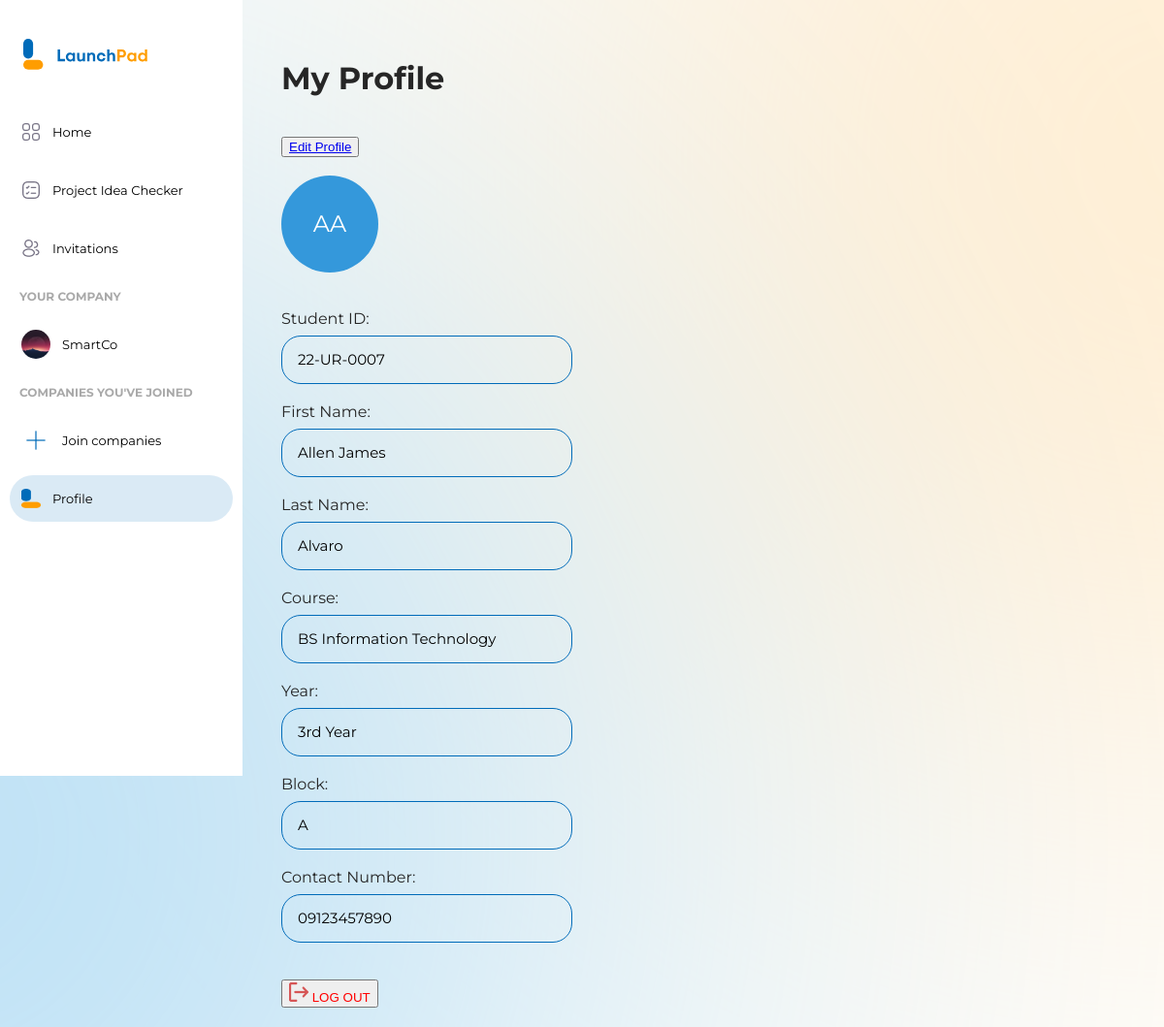
The page /profile.php (signed in) on the database its author committed.
### tables this page shows
CREATE TABLE `company_registration` (
  `Company_ID` int(11) NOT NULL,
  `Student_ID` varchar(20) NOT NULL,
  `Company_name` varchar(100) NOT NULL,
  `Company_logo` varchar(100) NOT NULL,
  `Company_description` text NOT NULL,
  `Registration_date` datetime NOT NULL
);

CREATE TABLE `student_registration` (
  `Student_ID` varchar(50) NOT NULL,
  `Student_fname` varchar(100) NOT NULL,
  `Student_lname` varchar(100) NOT NULL,
  `Student_email` varchar(100) NOT NULL,
  `Student_password` varchar(255) NOT NULL,
  `Course` varchar(255) NOT NULL,
  `Year` varchar(20) NOT NULL,
  `Block` varchar(20) NOT NULL,
  `Student_contactno` varchar(255) NOT NULL
);

### profile.php (the view, shortened to what this page needs)
<?php
require "config.php";
$userEmail = $_SESSION["email"];
$checkCompanyQuery = "SELECT c.*, s.Student_ID
                      FROM company_registration c
                      INNER JOIN student_registration s ON c.Student_ID = s.Student_ID
                      WHERE s.Student_email = '$userEmail'";
$resultCompany = mysqli_query($conn, $checkCompanyQuery);
$hasCompany = mysqli_num_rows($resultCompany) > 0;
$companyName = "";
$companyLogo = "";
if ($hasCompany) {
    $row = mysqli_fetch_assoc($resultCompany);
    $companyName = $row["Company_name"];
    $companyLogo = $row["Company_logo"];
}
?>
<!DOCTYPE html>
<html lang="en">
<head>
    <link rel="stylesheet" href="css/navbar.css">
    <link rel="stylesheet" href="css/profile.css">
</head>
<body>
<aside class="sidebar">
            <header class="sidebar-header">
                <img src="\launchpad\images\logo-text.svg" class="logo-img">
            </header>
            <nav>
                <a href="index.php" >
                <button>
                    <span>
                        <i ><img src="\launchpad\images\home-icon.png" alt="home-logo" class="logo-ic"></i>
                        <span>Home</span>
                    </span>
                </button>
            </a>
            <a href="project-idea-checker.php">
                <button>
                    <span>
                        <i ><img src="\launchpad\images\project-checker-icon.png" alt="home-logo" class="logo-ic"></i>
                        <span>Project Idea Checker</span>
                    </span>
                </button>
    </a>
    <a href="invitations.php">
                <button>
                    <span>
                        <i ><img src="\launchpad\images\invitation-icon.png" alt="home-logo" class="logo-ic"></i>
                        <span>Invitations</span>
                    </span>
                </button>
    </a>
                <p class="divider-company">YOUR COMPANY</p>
                <a href="<?php echo $hasCompany ? 'company.php' : 'create-company.php'; ?>">
        <button>
            <span class="<?php echo $hasCompany ? 'btn-company-created' : 'btn-create-company'; ?>">
                <div class="circle-avatar">
                    <?php if ($hasCompany && !empty($companyLogo)): ?>
                        <img src="\launchpad\<?php echo $companyLogo; ?>" alt="Company Logo" class="img-company">
                    <?php else: ?>
                        <img src="\launchpad\images\join-company-icon.png" alt="Join Company Icon">
                    <?php endif; ?>
                </div>
                <span class="create-company-text">
                    <?php echo $hasCompany ? $companyName : 'Create your company'; ?>
                </span>
            </span>
        </button>
    </a>
                <p class="divider-company">COMPANIES YOU'VE JOINED</p>
                <a href="#">
                <button>
                    <span  class="btn-join-company">
                        <i > <div class="circle-avatar">
                            <img src="\launchpad\images\join-company-icon.png" alt="">
                        </div></i>
                        <span class="join-company-text">Join companies</span>
                    </span>
                </button>
                </a>
<a href="#" class="active">
                <button>
                    <span>
                        <img src="logo.png" alt="">
                        <span>Profile</span>
                    </span>
                </button>
</a>
            </nav>
        </aside>
    <?php
        $email = $_SESSION['email'];
        $select_user_info = "SELECT * FROM student_registration WHERE Student_email='$email'";
        $result_user_info = mysqli_query($conn, $select_user_info);
        if ($result_user_info) {
            if (mysqli_num_rows($result_user_info) > 0) {
                $row = mysqli_fetch_assoc($result_user_info);
                $stud_id = $row['Student_ID'];
                $fname = $row['Student_fname'];
                $lname = $row['Student_lname'];
                $course = $row['Course'];
                $year = $row['Year'];
                $block = $row['Block'];
                $contactNo = $row['Student_contactno'];
            }
        }
    ?>
    <div class="content">
        <header>
            <h1>My Profile</h1><br>
            <button class="buttonEdit"><a href="edit_profile.php">Edit Profile</a></button><br><br>
        </header>
        <div class="form-container">
            <div class="avatar" id="initialsAvatar"></div><br><br>
            <form action="" method="post">
                <label for="studentid">Student ID:</label>
                <input type="text" id="studentid" name="studentid" value="<?php echo $stud_id?>" required readonly><br>
                <label for="student_fname">First Name:</label>
                <input type="text" id="student_fname" name="student_fname" value="<?php echo $fname?>" required readonly><br>
                <label for="student_lname">Last Name:</label>
                <input type="text" id="student_lname" name="student_lname" value="<?php echo $lname?>" required readonly><br>
                <label for="course">Course:</label>
                <input type="text" id="course" name="course" value="<?php echo $course?>" required readonly> <br>
                <label for="year">Year:</label>
                <input type="text" id="year" name="year" value="<?php echo $year?>" required readonly><br>
                <label for="block">Block:</label>
                <input type="text" id="block" name="block" value="<?php echo $block?>" required readonly><br>
                <label for="student_contactno">Contact Number:</label>
                <input type="tel" id="student_contactno" name="student_contactno" value="<?php echo $contactNo?>" required readonly> <br><br>
            </form>
        </div>
        <a href="logout.php">
                    <button>
                        <span>
                            <i ><img src="\launchpad\images\logout-icon.png" alt="logout-icon" class="logo-ic"></i>
                            <span style="color: red">LOG OUT</span>
                        </span>
                    </button>
                </a>
    </div>
</body>
</html>

### css/navbar.css (style rules this page uses)
* { box-sizing: border-box; }
:root { --pblue-color: #006BB9; --pyellow-color: #FF9D00; --bhov-color: #093a5d; }
html, body { height: 100%; margin: 0; }
body { margin: 0; background: url("/launchpad/images/background-light.svg"); background-attachment: fixed; background-position: center; background-repeat: no-repeat; background-size: cover; color: #262626; font-family: 'Montserrat', sans-serif; }
.sidebar { position: fixed; top: 0; left: 0; width: 250px; height: 100vh; padding: 40px 10px 30px 10px; background: #fff; overflow-y: auto; }
.content { margin-top: 20px; margin-left: 270px; padding: 20px; }
.sidebar-header { width: 100%; margin-bottom: 30px; }
.logo-img { margin-left: 14px; height: 32px; }
.sidebar button { height: 60px; width: 230px; background: transparent; border: 0; padding: 0; font-family: inherit; cursor: pointer; }
.divider-company { font-size: 12px; font-weight: 700; color: #7373739c; margin-left: 10px; }
.sidebar button > span { display: flex; align-items: center; gap: 12px; height: 48px; padding: 0 12px; border-radius: 24px; line-height: 1; }
.sidebar button > span > span { transition: 0.3s; }
.sidebar a.active button > span { background-color: #006cb925; }
.sidebar button i { position: relative; font-size: 28px; transition: 0.2s; }
.sidebar button img { width: 20px; height: 20px; transition: 0.2s; }
.sidebar button span { font-size: 13px; }
.sidebar > nav { flex: 1 1 auto; display: flex; flex-direction: column }
.circle-avatar { width: 30px; height: 30px; border-radius: 50%; overflow: hidden; display: flex; align-items: center; justify-content: center; }
.circle-avatar > .img-company { width: 100%; height: 100%; object-fit: cover; }
.circle-avatar > img { display: inline-block; vertical-align: middle; }

### css/profile.css (style rules this page uses)
:root { --pblue-color: #006BB9; --pyellow-color: #FF9D00; --bhov-color: #093a5d; }
input { width: 100%; height: 50px; background-color: #ffffff00; border: 1px solid var(--pblue-color); font-family: inherit; font-size: 15px; padding: 0 16px; border-radius: 1.25rem; transition: all 0.375s; }

### profile.php (style rules this page uses)
form { display: flex; flex-direction: column; width: 300px; }
label { margin-bottom: 8px; }
.avatar { width: 100px; height: 100px; border-radius: 50%; overflow: hidden; background-color: #3498db; display: flex; justify-content: center; align-items: center; color: #ffffff; font-size: 24px; }

### rows shown on the page
company_registration: Company_logo (picture), Company_name "SmartCo"
student_registration: studentid "22-UR-0007", student_fname "Allen James", student_lname "Alvaro", course "BS Information Technology", year "3rd Year", block "A", student_contactno "09123457890"
